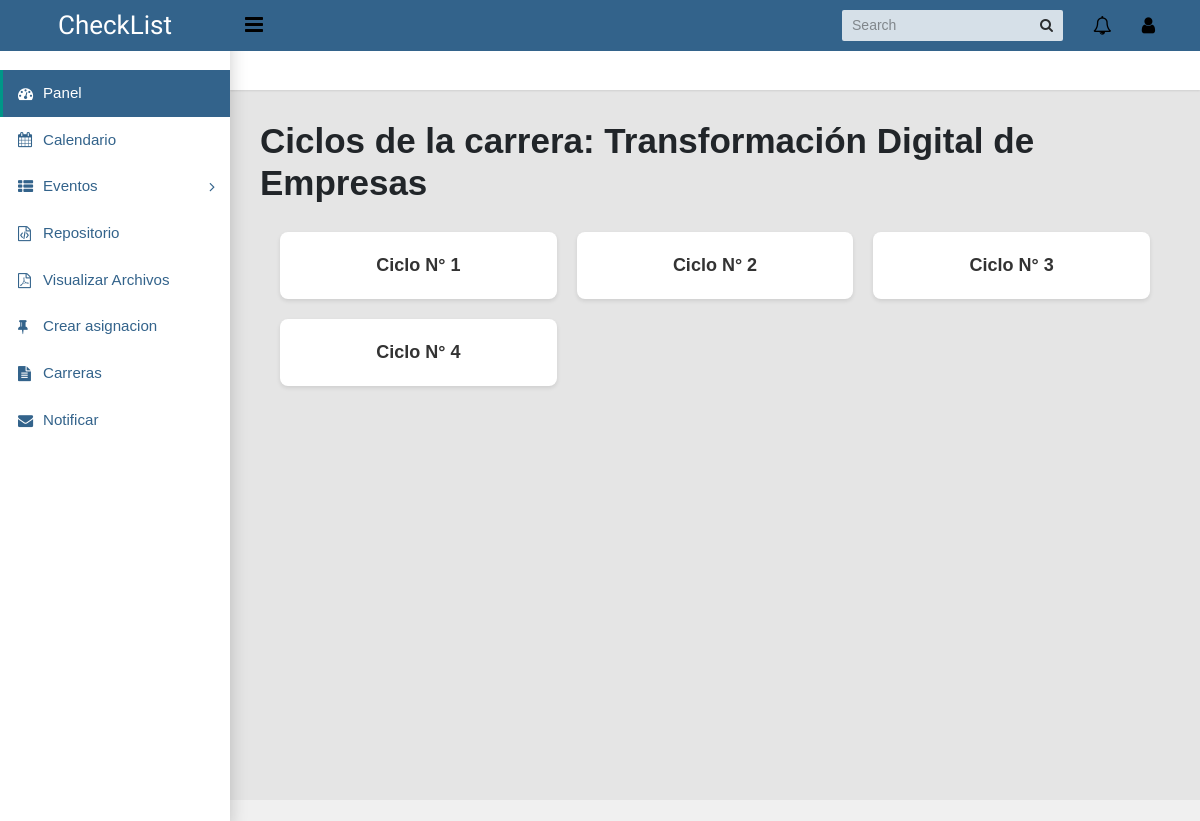
The app's page /visualizar/ciclo/1/ (signed in) with its own data.
### calendarapp/models/archivos.py (models this page shows, shortened)
class Carrera(models.Model):
    nombre = models.CharField(max_length=100)

class CarreraCiclo(models.Model):
    carrera = models.ForeignKey(Carrera, on_delete=models.CASCADE, related_name="carrera_c")
    ciclo = models.ForeignKey(Ciclo, on_delete=models.CASCADE, related_name="ciclo_m")
    class Meta:
        unique_together = ['carrera', 'ciclo']

class Ciclo(models.Model):
    numCiclo = models.IntegerField()

### calendarapp/views/archivo.py (the view)
# urls.py: path('visualizar/ciclo/<int:id_carrera>/', archivo.obtener_Ciclo, name='v_ciclo'),
@login_required
@user_passes_test(es_superusuario, login_url=None)
def obtener_Ciclo(request, id_carrera):
    try:
        carrera = Carrera.objects.get(pk=id_carrera)
        ciclos = CarreraCiclo.objects.filter(carrera=carrera)
    except Carrera.DoesNotExist:
        ciclos = []
    return render(request, 'v_ciclos.html', {'ciclos': ciclos, 'carreras': carrera})

### calendarapp/views/archivo.py (called while the page is built)
def es_superusuario(user):
    return user.is_superuser

### templates/v_ciclos.html
{% extends "base.html" %}
{% block content %}
<div>
    <h1>Ciclos de la carrera: {{ carreras.nombre }}</h1>
    {% if ciclos %}
        <div class="container">
            {% for carrera_ciclo in ciclos %}
                <div class="carrera">
                    <a href="{% url 'calendarapp:v_materias' carrera_ciclo.id %}">Ciclo N° {{ carrera_ciclo.ciclo.numCiclo }}</a>
                </div>
            {% endfor %}
        </div>
    {% else %}
        <p>No hay ciclos asociados a esta carrera.</p>
    {% endif %}
</div>
{% endblock %}

### static/css/carreras.css (style rules this page uses)
body { font-family: Arial, sans-serif; background-color: #f0f0f0; margin: 0; padding: 0; }
.container { display: grid; grid-template-columns: repeat(3, 1fr); gap: 20px; max-width: 1200px; margin: 0 auto; padding: 20px; }
.carrera { background-color: #fff; border-radius: 8px; box-shadow: 0 2px 4px rgba(0, 0, 0, 0.1); padding: 20px; text-align: center; }
.carrera a { text-decoration: none; color: #333; font-size: 18px; font-weight: bold; }

### records on screen
Carrera: nombre "Transformación Digital de Empresas"
CarreraCiclo: ciclo.numCiclo "1"
CarreraCiclo: ciclo.numCiclo "2"
CarreraCiclo: ciclo.numCiclo "3"
CarreraCiclo: ciclo.numCiclo "4"
